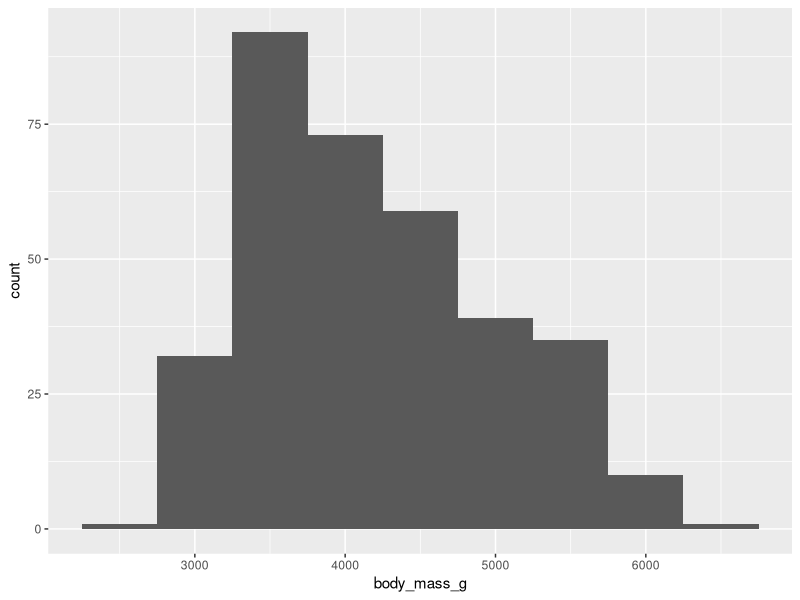
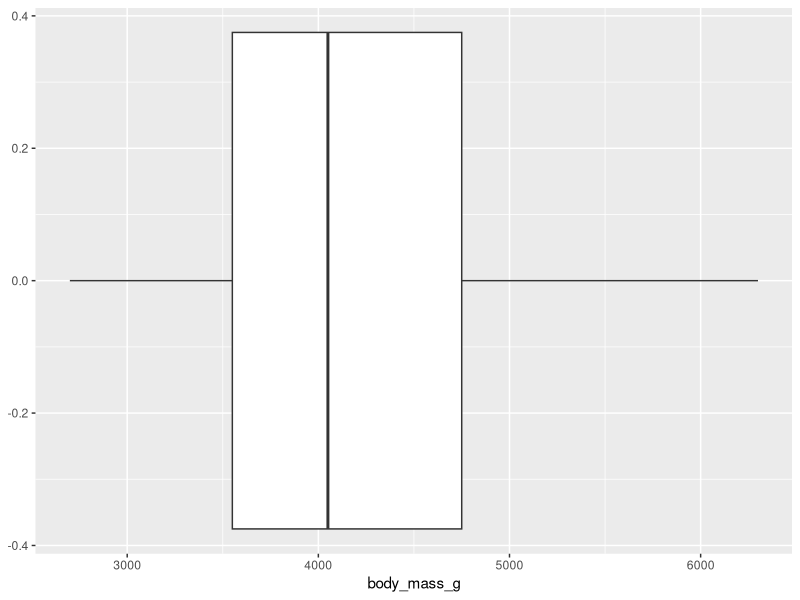
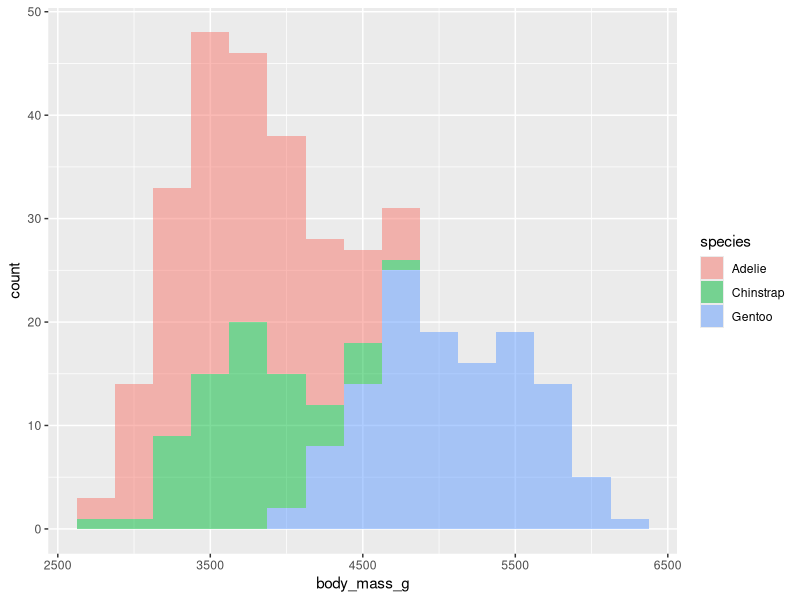
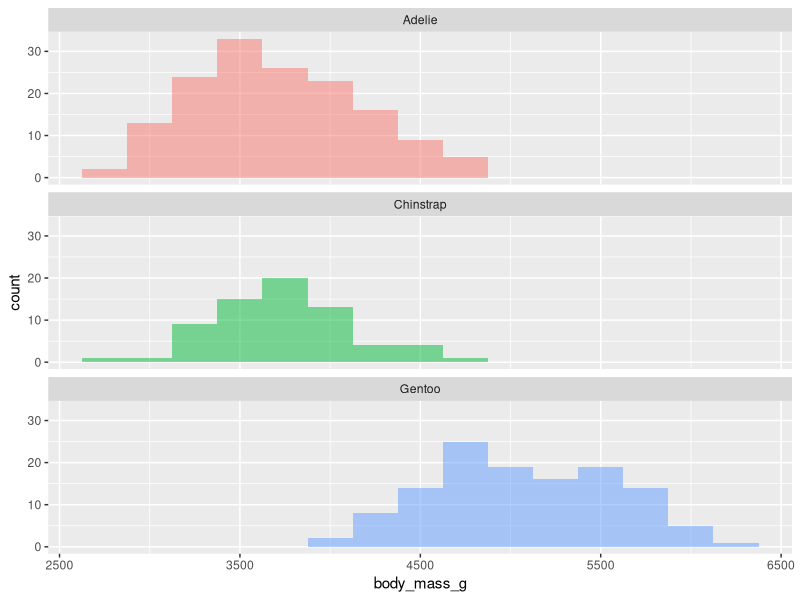
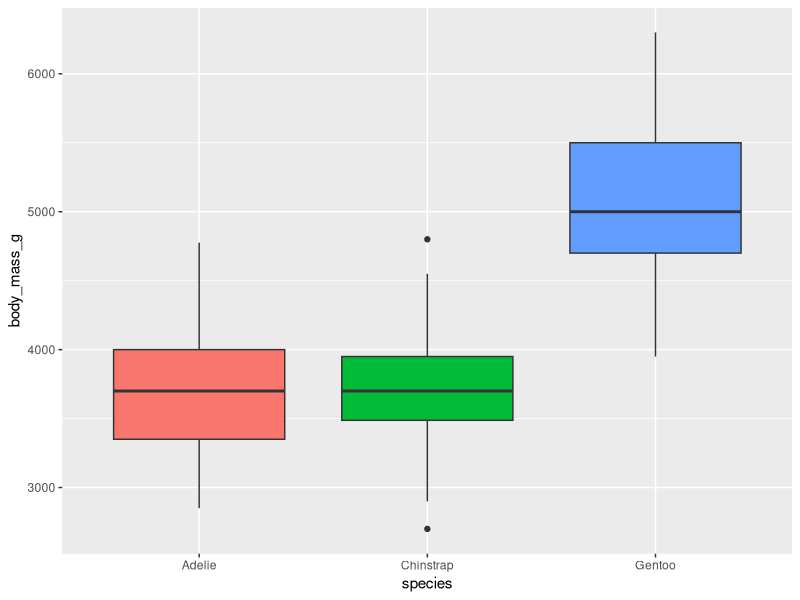
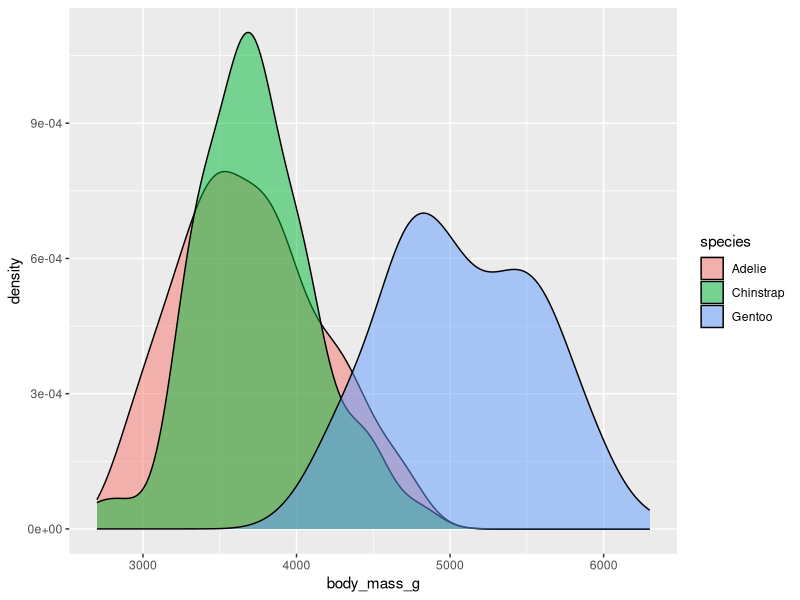
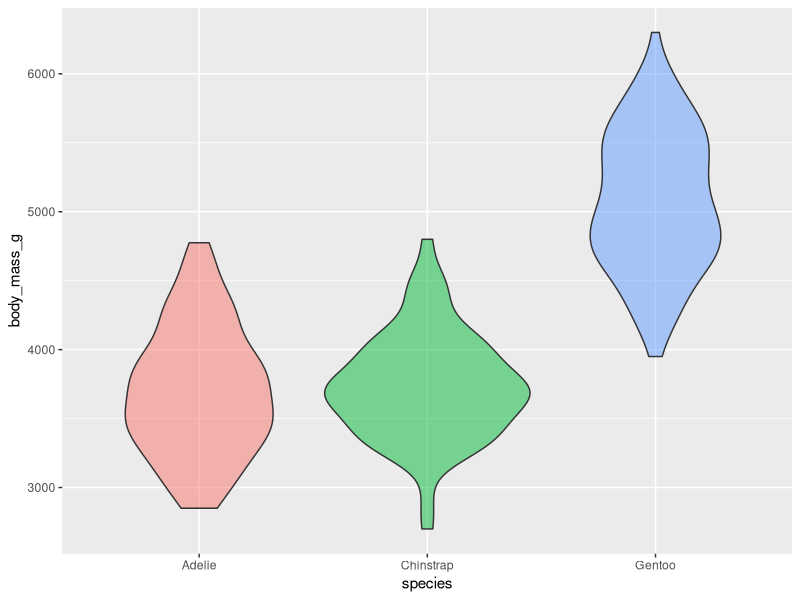
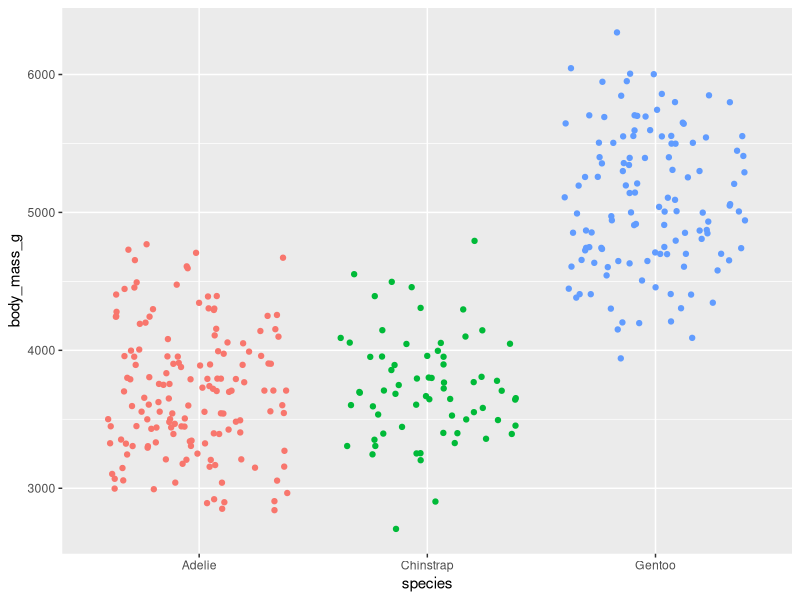

These figures' R source, in order:
## ---- chunk 1
#| label: load-packages
#| warning: false

library(tidyverse)
library(palmerpenguins) #The data set name is penguins
## ---- chunk 2
#| label: glimpse

glimpse(penguins)
## ---- chunk 3
#| label: histogram-weight

ggplot(penguins, 
       aes(x = body_mass_g)) +
       geom_histogram(binwidth = 500)

## ---- chunk 4
#| label: boxplot-weight

ggplot(penguins, 
       aes(x = body_mass_g)) + 
  geom_boxplot()
## ---- chunk 5
#| label: histogram-weight-species
ggplot(penguins, 
       aes(x = body_mass_g, fill = species )) +
       geom_histogram(binwidth = 250, alpha = .5)

## ---- chunk 6
#| label: histogram-weight-species-facet

ggplot(penguins, 
       aes(x = body_mass_g, fill = species )) +
       geom_histogram(binwidth = 250, alpha = .5, show.legend = FALSE) + 
      facet_wrap("species", ncol = 1)
## ---- chunk 7
#| label: boxplot-weight-species

ggplot(penguins, 
       aes(x = species, y = body_mass_g,  fill = species)) + 
       geom_boxplot(show.legend = F)
## ---- chunk 8
#| label: density-weight-species

ggplot(penguins, 
       aes(x = body_mass_g,  fill = species)) +
       geom_density(alpha = .5)
## ---- chunk 9
#| label: violin-weight-species

ggplot(penguins, 
       aes(x = species, y = body_mass_g,  fill = species)) + 
  geom_violin(alpha = 0.5 , show.legend = F)
## ---- chunk 10
#| label: jitter-weight-species


ggplot(penguins, 
       aes(x = species, y = body_mass_g, color = species)) +
  geom_jitter(show.legend = FALSE)
## ---- chunk 11
#| label: beeswarm-weight-species

library(ggbeeswarm)

ggplot(penguins, 
       aes(x = species, y = body_mass_g, color = species)) +
  geom_beeswarm(show.legend = FALSE)

## ---- chunk 12
#| label: multi-geoms
ggplot(data = penguins, 
       mapping = aes(x = body_mass_g, y = species, color = species)) +
  geom_boxplot(binwidth = 500) +
  geom_jitter() +
  scale_color_viridis_d(option = "D", end = 0.8) +
  theme_minimal() +
  labs(x= "Weight",
       y = "Species", 
       title= "Weight Disrtribution of Penguins") +
  theme(legend.position = "None")

## ---- chunk 13
#| label: multi-geoms-facet
ggplot(data = penguins, 
       mapping = aes(x = body_mass_g, y = species, color = species)) +
  geom_boxplot(binwidth = 500) +
  geom_jitter() +
  scale_color_viridis_d(option = "D", end = 0.8) +
  theme_minimal() +
  labs(x= "Weight(g)",
       y = "Species", 
       title= "Weight Disrtribution of Penguins") +
  theme(legend.position = "None") +
  facet_wrap("island")
## ---- chunk 14
#| label: barplot
ggplot(penguins, 
       aes(x = species)) +
  geom_bar(show.legend = T) +
  scale_color_viridis_d(option = "D", end = 0.8) +
  theme_minimal() +
  labs(
    x = "Species by Sex",
    title = "Penguins by species"
  )

## ---- chunk 15
#| label: cat-cat

ggplot(penguins, 
       aes(x = species, fill = sex)) +
  geom_bar(show.legend = T) +
  scale_color_viridis_d(option = "D", end = 0.8) +
  theme_minimal() +
  labs(
    x = "Species by Sex",
    title = "Penguins by species and sex"
  )
## ---- chunk 16
ggplot(penguins, 
       aes(x = species, y = body_mass_g, color = species)) +
  geom_beeswarm(show.legend = FALSE) +
  geom_boxplot(show.legend = FALSE, alpha = 0.5) +
  facet_wrap(~island) +
  scale_color_viridis_d(option = "D", end = 0.8) +
  theme_minimal() +
  labs(
    x = "Species",
    y = "Body mass (g)",
    title = "Body mass of penguins in Palmer Archipelago",
    subtitle = "By species and island"
  )
